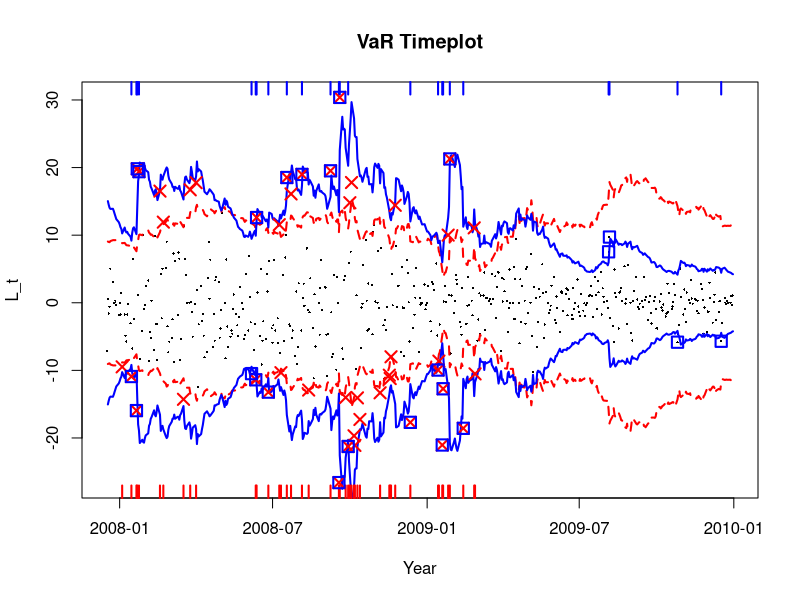
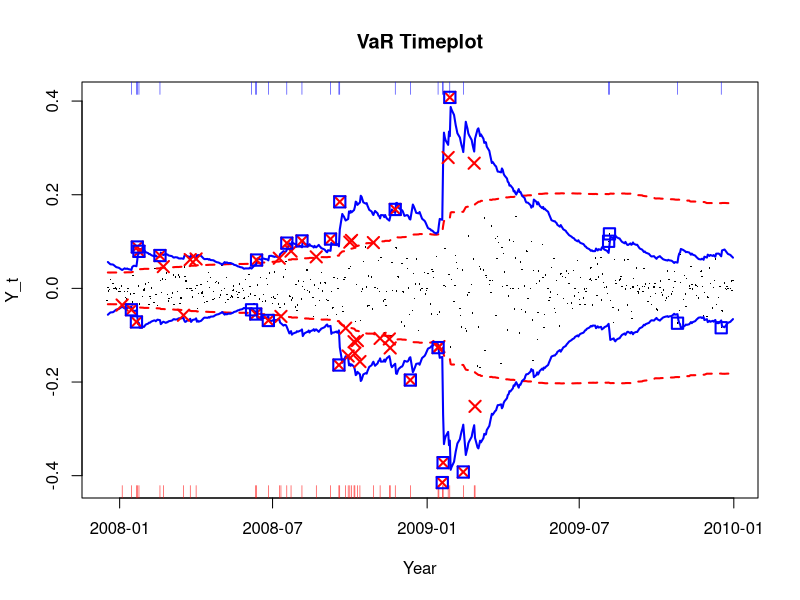
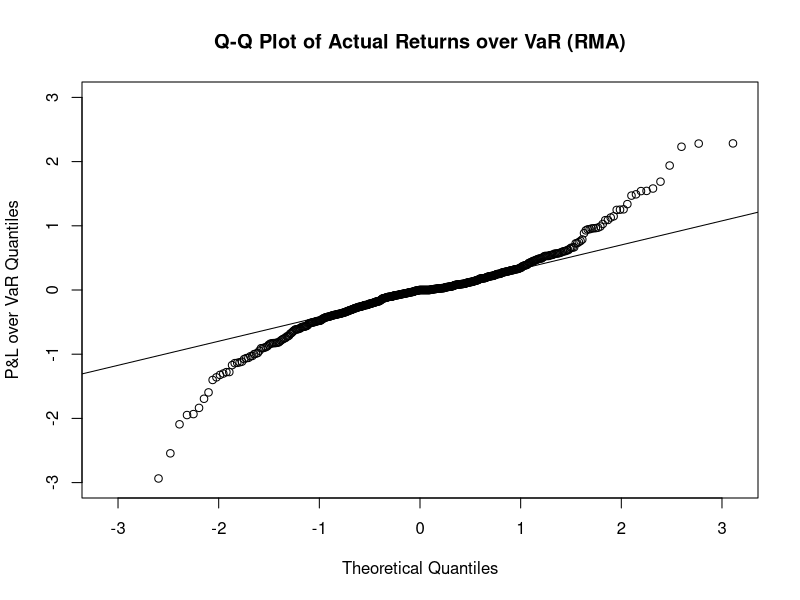
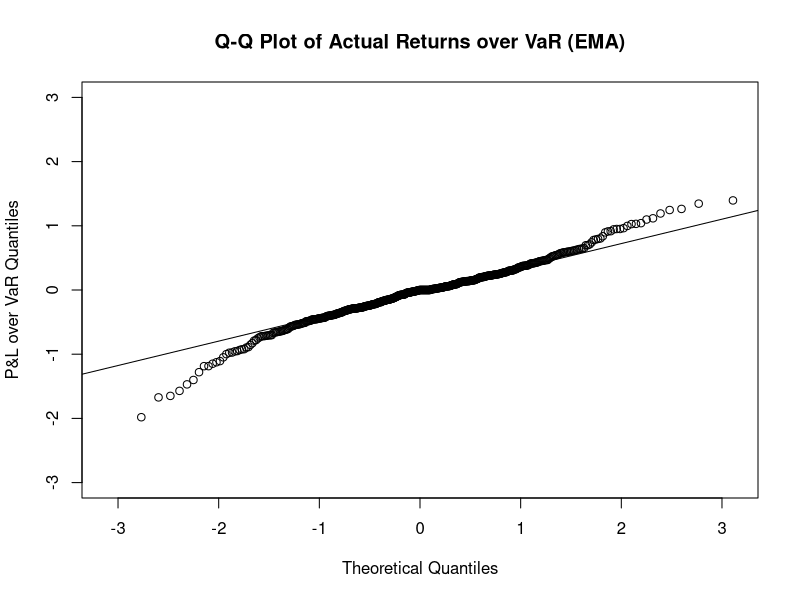

Reproduce these figures in R, in order.
# clear variables and close windows
rm(list = ls(all = TRUE))
graphics.off()

# install and load packages
libraries = c("dplyr", "lubridate", "quantmod")
lapply(libraries, function(x) if (!(x %in% installed.packages())) {install.packages(x)})
lapply(libraries, library, quietly = TRUE, character.only = TRUE)

# Inputs
h     = 250
alpha = 0.01
gamma = 0.94

# Load Data
data = read.csv("SFEVaRbank.csv")

# Functions
calcRMA = function(serie, h = 250){
  # find the first non NA position
  s = rle(is.na(serie))$length[1]
  # Calculate the RMA of the serie for with the parameter h
  rma = sapply((s + h + 1): length(serie), FUN = function(n) {
    sum(serie[(n - h): (n - 1)] * serie[(n - h): (n - 1)], na.rm = T) / (h - 1)})
  rma = c(rep(NA, s + h), rma)
  return(rma)
}

emaWeight = function(h, gamma){
  weight = gamma^(h: 1) * (1 - gamma)
  return(weight)
}

calcEMA = function(serie, gamma = 0.94, h = 250){
  s = rle(is.na(serie))$length[1]
  weight = emaWeight(h, gamma)
  ema = sapply((s + h + 1): length(serie), FUN = function(n) {
    sum(serie[(n - h): (n - 1)] * serie[(n - h): (n - 1)] * weight, na.rm = T)})
  ema = c(rep(NA, s + h), ema)
  return(ema)
}

# Choose the Stocks
# which(colnames(data) == "LLOYDS.BANKING.GROUP") == 34
Stocks = data[year(data$Date) %in% c(2007, 2008, 2009), c(1,34)]

# Build portfolio of log-returns
Portfolio = data.frame(Date       = as.Date(Stocks$Date), 
                       Price      = (Stocks[,2]),
                       PercChange = c(NA,diff(log(Stocks[,2]))),
                       AbsChange  = c(NA,diff(Stocks[,2])))

tCrit = qnorm(1 - alpha) 
# calculate VaR
Portfolio$VaRRMAY = calcRMA(Portfolio$PercChange, h = h) ^ 0.5 * tCrit
Portfolio$VaREMAY = calcEMA(Portfolio$PercChange, gamma = gamma, h = h) ^ 0.5 * tCrit
Portfolio$VaRRMAL = Portfolio$VaRRMAY * Portfolio$Price
Portfolio$VaREMAL = Portfolio$VaREMAY * Portfolio$Price
# calculate exceedences
Portfolio$RugsRMAL = (Portfolio$AbsChange > Portfolio$VaRRMAL | Portfolio$AbsChange < -Portfolio$VaRRMAL)
Portfolio$RugsEMAL = (Portfolio$AbsChange > Portfolio$VaREMAL | Portfolio$AbsChange < -Portfolio$VaREMAL)
Portfolio$RugsRMAY = (Portfolio$PercChange > Portfolio$VaRRMAY | Portfolio$PercChange < -Portfolio$VaRRMAY)
Portfolio$RugsEMAY = (Portfolio$PercChange > Portfolio$VaREMAY | Portfolio$PercChange < -Portfolio$VaREMAY)
# remove rows without VaR
Portfolio = Portfolio[- c(1 :h), ]


# Plot Result for Lt/AbsChange
plot(Portfolio$Date, Portfolio$AbsChange, pch = 16, cex = 0.3, #ylim = c(-0.18, 0.18), 
     ylab = "L_t", xlab = "Year", main = "VaR Timeplot")
lines(Portfolio$Date, Portfolio$VaRRMAL, col = "red", lty = 2, lwd = 2)
lines(Portfolio$Date, - Portfolio$VaRRMAL, col = "red", lty = 2, lwd = 2)
lines(Portfolio$Date, Portfolio$VaREMAL, col = "blue", lwd = 2)
lines(Portfolio$Date, - Portfolio$VaREMAL, col = "blue", lwd = 2)

# Add Rugs, for Rma at the bottom, for Ema at the top
rug(Portfolio$Date[Portfolio$RugsRMAL], side = 1, col = "red", lwd = 2)
rug(Portfolio$Date[Portfolio$RugsEMAL], side = 3, col = "blue", lwd = 2)
points(Portfolio$Date[Portfolio$RugsRMAL], Portfolio$AbsChange[Portfolio$RugsRMAL], col = "red", pch = 4, lwd = 2, cex = 1.5)
points(Portfolio$Date[Portfolio$RugsEMAL], Portfolio$AbsChange[Portfolio$RugsEMAL], col = "blue", pch = 0, lwd = 2, cex = 1.5)

# Plot Result for Yt/PercChange
plot(Portfolio$Date, Portfolio$PercChange, pch = 16, cex = 0.2, #ylim = c(-0.18, 0.18), 
     ylab = "Y_t", xlab = "Year", main = "VaR Timeplot")
lines(Portfolio$Date, Portfolio$VaRRMAY, col = "red", lty = 2, lwd = 2)
lines(Portfolio$Date, - Portfolio$VaRRMAY, col = "red", lty = 2, lwd = 2)
lines(Portfolio$Date, Portfolio$VaREMAY, col = "blue", lwd = 2)
lines(Portfolio$Date, - Portfolio$VaREMAY, col = "blue", lwd = 2)

# Add Rugs, for Rma at the bottom, for Ema at the top
Portfolio$RugsRMAY = (Portfolio$PercChange > Portfolio$VaRRMAY | Portfolio$PercChange < -Portfolio$VaRRMAY)
Portfolio$RugsEMAY = (Portfolio$PercChange > Portfolio$VaREMAY | Portfolio$PercChange < -Portfolio$VaREMAY)
# plot rug
rug(Portfolio$Date[Portfolio$RugsRMAY], side = 1, col = "red")
rug(Portfolio$Date[Portfolio$RugsEMAY], side = 3, col = "blue")
# plot exceedences
points(Portfolio$Date[Portfolio$RugsRMAY], Portfolio$PercChange[Portfolio$RugsRMAY], col = "red", pch = 4, lwd = 2, cex = 1.5)
points(Portfolio$Date[Portfolio$RugsEMAY], Portfolio$PercChange[Portfolio$RugsEMAY], col = "blue", pch = 0, lwd = 2, cex = 1.5)

# Plot qqplots
qqnorm(Portfolio$AbsChange/Portfolio$VaRRMAL, main = "Q-Q Plot of Actual Returns over VaR (RMA)",
       xlab = "Theoretical Quantiles", ylab = "P&L over VaR Quantiles", ylim=c(-3,3))
qqline(Portfolio$AbsChange/Portfolio$VaRRMAL)
qqnorm(Portfolio$AbsChange/Portfolio$VaREMAL, main = "Q-Q Plot of Actual Returns over VaR (EMA)",
       xlab = "Theoretical Quantiles", ylab = "P&L over VaR Quantiles", ylim=c(-3,3))
qqline(Portfolio$AbsChange/Portfolio$VaREMAL)
